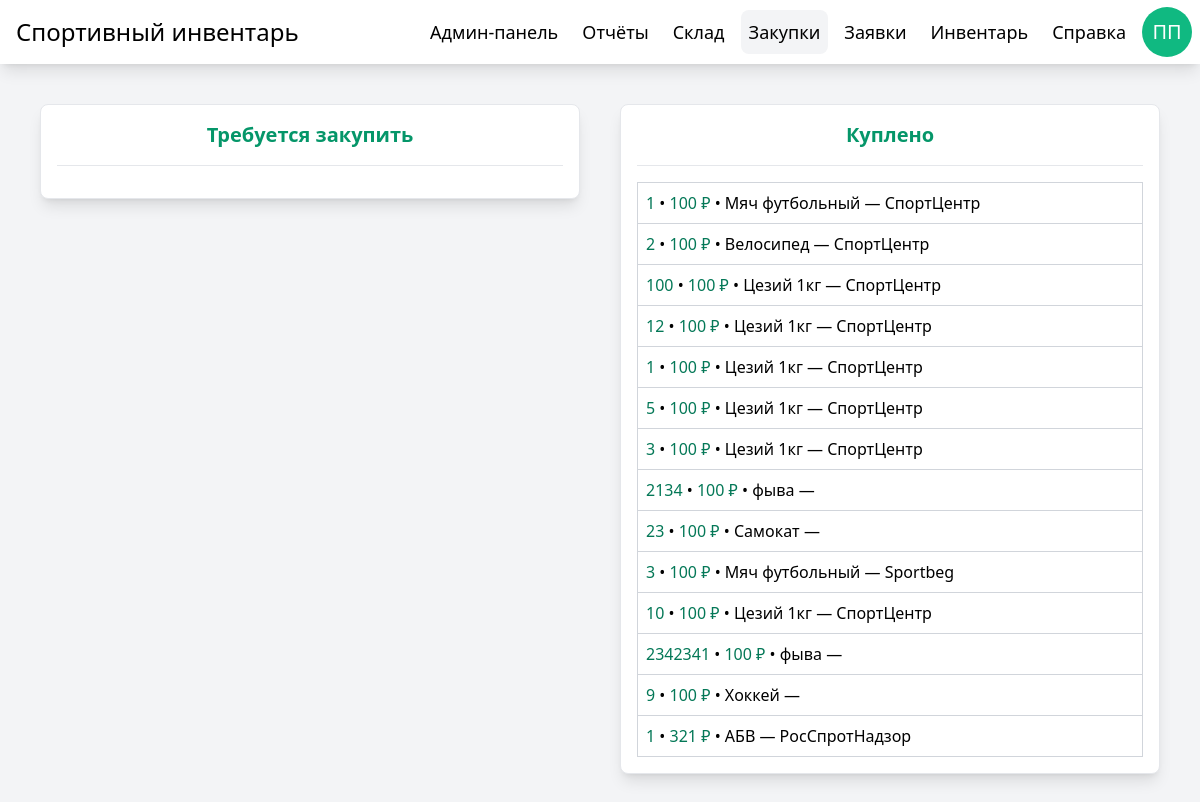
The app's page /purchases/ (signed in) with its own data.
### manager/models.py (models this page shows, shortened)
class User(AbstractUser):
    patronymic = models.CharField(max_length=64, blank=True, null=True)
    verified = models.BooleanField(default=False)

class Purchase(models.Model):
    ident = models.AutoField(primary_key=True)
    STATES = [
        ('bought', 'Куплено'),
        ('waiting', 'Ожидается')
    ]
    DISTRIBUTORS = [
        ('RosSportNadzor', 'РосСпротНадзор'),
        ('SportCenter', 'СпортЦентр'),
        ('Sportbeg', 'СпортБег'),
    ]
    name = models.CharField(max_length=256)
    quantity = models.PositiveIntegerField(default=1)
    requester = models.ForeignKey(User, on_delete=models.CASCADE, related_name='purchases')  # Автор заявки
    state = models.CharField(max_length=20, choices=STATES, default='waiting')
    distributor = models.CharField(max_length=20, choices=DISTRIBUTORS)
    price = models.PositiveIntegerField(default=100)

### manager/views.py (the view)
# urls.py: path('purchases/', views.purchases, name="purchases"),
@login_required
@verified_check
@user_passes_test(is_admin)
def purchases(request):
    if request.method == "POST":
        handle_purchase_action(request.POST.get("verification"), request.POST.get("distributor"), request.POST.get("price"), request.POST.get("ident"))
    DISTRIBUTORS = ["РосСпротНадзор", "СпортЦентр", "СпортБег"]
    context = {
        'purchases': Purchase.objects.filter(),
        'distributors' : DISTRIBUTORS
    }
    return render(request, 'purchases.html', context)

### manager/views.py (called while the page is built)
def verified_check(view_func):
    @wraps(view_func)
    def wrapper(request, *args, **kwargs):
        if request.user.verified:
            return view_func(request, *args, **kwargs)
        return redirect('not_verified')  # Правильный редирект по URL name или путь
    return wrapper

def is_admin(user):
    return user.is_staff == True

### theme/templates/purchases.html (shortened to what this page needs)
{% extends "base.html" %}
{% block content %}
<div class="w-1/2 p-4 grid gap-4 bg-white border rounded-lg shadow-lg">
    <h2 class="text-xl font-semibold text-center text-primary-600">Требуется закупить</h2>
    <hr>
</div>
<div class="w-1/2 p-4 grid gap-4 bg-white border rounded-lg shadow-lg">
    <h2 class="text-xl font-semibold text-center text-primary-600">Куплено</h2>
    <hr>
    <table class="w-full border border-gray-300 border-collapse">
        <tbody>
            {% for purchase in purchases %}
            {% if purchase.state == "bought" %}
            <tr class="border-b border-gray-300 hover:bg-primary-50 transition">
                <td class="p-2">
                    <p>
                        <span class="text-primary-700 font-medium">{{ purchase.quantity }}</span>
                        •
                        <span class="text-primary-700 font-medium">{{ purchase.price }} ₽</span>
                        •
                        {{ purchase.name }}
                        —
                        {{ purchase.distributor }}
                    </p>
                </td>
            </tr>
            {% endif %}
            {% endfor %}
        </tbody>
    </table>
</div>
{% endblock %}

### theme/templates/base.html (shortened to what this page needs)
{% load static tailwind_tags %}
<!DOCTYPE html>
<html>
<head>
    {% tailwind_css %}
</head>
<body class="bg-gray-100">
    <div class="h-screen flex-row justify-center items-start bg-gray-100">
        <nav class="w-full h-16 flex justify-between items-center bg-white shadow-lg">
            <div class="h-full p-4 flex items-center">
                <h1 class="text-2xl">Спортивный инвентарь</h1>
            </div>
            <div class="h-full p-2 gap-x-2 flex justify-between items-center">
                {% if user.is_staff %}
                <a
                    id="admin_panel"
                    href="{% url 'admin_panel' %}"
                    title="Админ-панель"
                    class="p-2 flex items-center text-lg rounded-lg hover:text-primary-700 hover:bg-gray-100 transition">
                    Админ-панель
                </a>
                <a
                    id="reports"
                    href="{% url 'reports' %}"
                    title="Отчёты"
                    class="p-2 flex items-center text-lg rounded-lg hover:text-primary-700 hover:bg-gray-100 transition">
                    Отчёты
                </a>
                <a
                    id="storage"
                    href="{% url 'storage' %}"
                    title="Склад"
                    class="p-2 flex items-center text-lg rounded-lg hover:text-primary-700 hover:bg-gray-100 transition">
                    Склад
                </a>
                <a
                    id="purchases"
                    href="{% url 'purchases' %}"
                    title="Закупки"
                    class="p-2 flex items-center text-lg rounded-lg hover:text-primary-700 hover:bg-gray-100 transition">
                    Закупки
                </a>
                {% endif %}
                <a
                    id="applications"
                    href="{% url 'applications' %}"
                    title="Заявки"
                    class="p-2 flex items-center text-lg rounded-lg hover:text-primary-700 hover:bg-gray-100 transition">
                    Заявки
                </a>
                <a
                    id="inventory"
                    href="{% url 'inventory' %}"
                    title="Инвентарь"
                    class="p-2 flex items-center text-lg rounded-lg hover:text-primary-700 hover:bg-gray-100 transition">
                    Инвентарь
                </a>
                <a
                    id="help"
                    href="{% url 'help' %}"
                    title="Справка"
                    class="p-2 flex items-center text-lg rounded-lg hover:text-primary-700 hover:bg-gray-100 transition">
                    Справка
                </a>
                {% if user.is_authenticated %}
                <a
                    href="{% url 'profile' %}"
                    title="Профиль"
                    class="flex justify-center items-center bg-primary-500 text-center text-xl text-white rounded-full hover:bg-primary-700 transition"
                    style="width: 50px; height: 50px;">
                    {{ user.first_name|slice:'0:1' }}{{ user.last_name|slice:'0:1' }}
                </a>
                {% endif %}
            </div>
        </nav>
        <div class="w-full p-10 gap-10 flex justify-center items-start">
            {% block content %}{% endblock %}
        </div>
    </div>
</body>
</html>

### records on screen
User: first_name "П", last_name "П"
Purchase: quantity "1", price "100", name "Мяч футбольный", distributor "СпортЦентр"
Purchase: quantity "2", price "100", name "Велосипед", distributor "СпортЦентр"
Purchase: quantity "100", price "100", name "Цезий 1кг", distributor "СпортЦентр"
Purchase: quantity "12", price "100", name "Цезий 1кг", distributor "СпортЦентр"
Purchase: quantity "1", price "100", name "Цезий 1кг", distributor "СпортЦентр"
Purchase: quantity "5", price "100", name "Цезий 1кг", distributor "СпортЦентр"
Purchase: quantity "3", price "100", name "Цезий 1кг", distributor "СпортЦентр"
Purchase: quantity "2134", price "100", name "фыва"
Purchase: quantity "23", price "100", name "Самокат"
Purchase: quantity "3", price "100", name "Мяч футбольный", distributor "Sportbeg"
Purchase: quantity "10", price "100", name "Цезий 1кг", distributor "СпортЦентр"
Purchase: quantity "2342341", price "100", name "фыва"
Purchase: quantity "9", price "100", name "Хоккей"
Purchase: quantity "1", price "321", name "АБВ", distributor "РосСпротНадзор"
